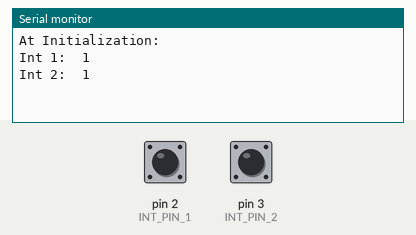
Simulated run of this sketch. Board: Arduino Uno, built with avr-gcc and run on an emulated ATmega328P. Shown: the last lines printed to the serial monitor. The test bench sets the inputs (shaded band); at power-on: pin 2 (INT_PIN_1) HIGH, pin 3 (INT_PIN_2) HIGH.

Above: at 1.2 s.
1.3 s: pin 2 (INT_PIN_1) pulled LOW for 0.15 s
At 2.0 s:
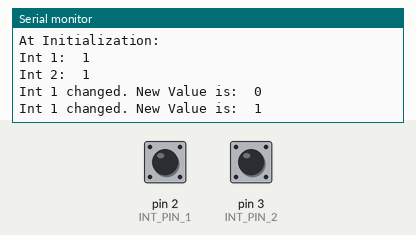
2.9 s: pin 3 (INT_PIN_2) pulled LOW for 0.15 s
At 4.4 s:
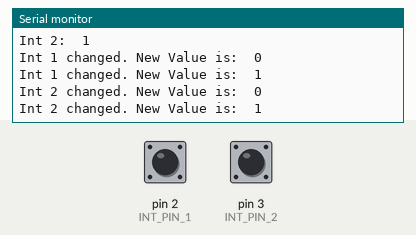

Measured:
- after the input at 1.3 s, the serial monitor: prints a new line at once (image 1)
- after the input at 2.9 s, the serial monitor: prints a new line at once (image 2)

The sketch:

Interrupt_test.ino
```cpp
#define INT_PIN_1 2
#define INT_PIN_2 3

void setup() {
  pinMode(INT_PIN_1, INPUT_PULLUP);
  pinMode(INT_PIN_2, INPUT_PULLUP);

  Serial.begin(9600);

  Serial.println("At Initialization:");
  Serial.print("Int 1:  ");
  Serial.println(digitalRead(INT_PIN_1));
  Serial.print("Int 2:  ");
  Serial.println(digitalRead(INT_PIN_2));

  attachInterrupt(digitalPinToInterrupt(INT_PIN_1), Int_1_Isr, CHANGE);
  attachInterrupt(digitalPinToInterrupt(INT_PIN_2), Int_2_Isr, CHANGE);

}

void loop() {
  // put your main code here, to run repeatedly:

}

void Int_1_Isr(){
  Serial.print("Int 1 changed. New Value is:  ");
  Serial.println(digitalRead(INT_PIN_1));
}


void Int_2_Isr(){
  Serial.print("Int 2 changed. New Value is:  ");
  Serial.println(digitalRead(INT_PIN_2));
}
```
